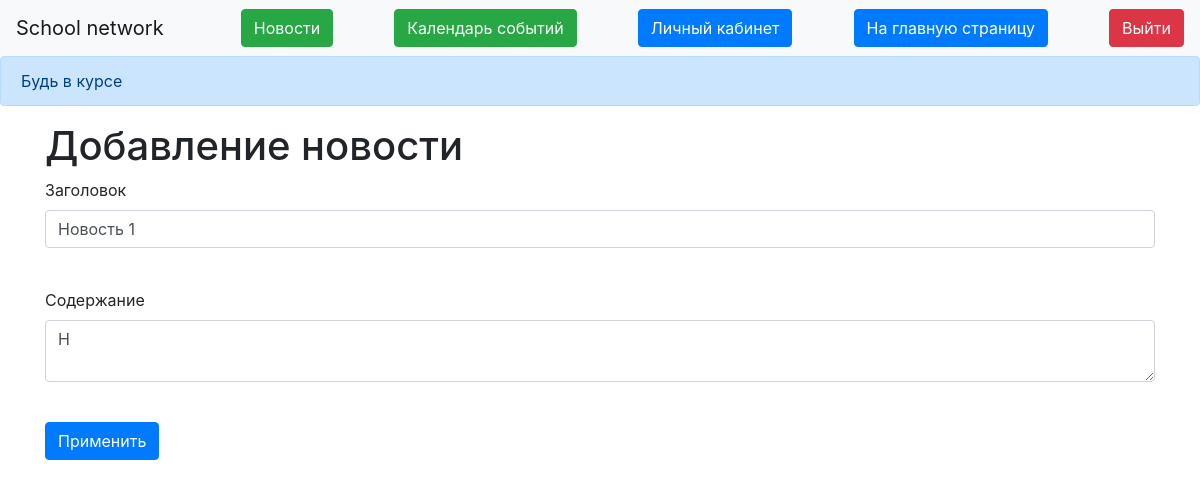
The page /news/1 (signed in) on the database as committed earlier.
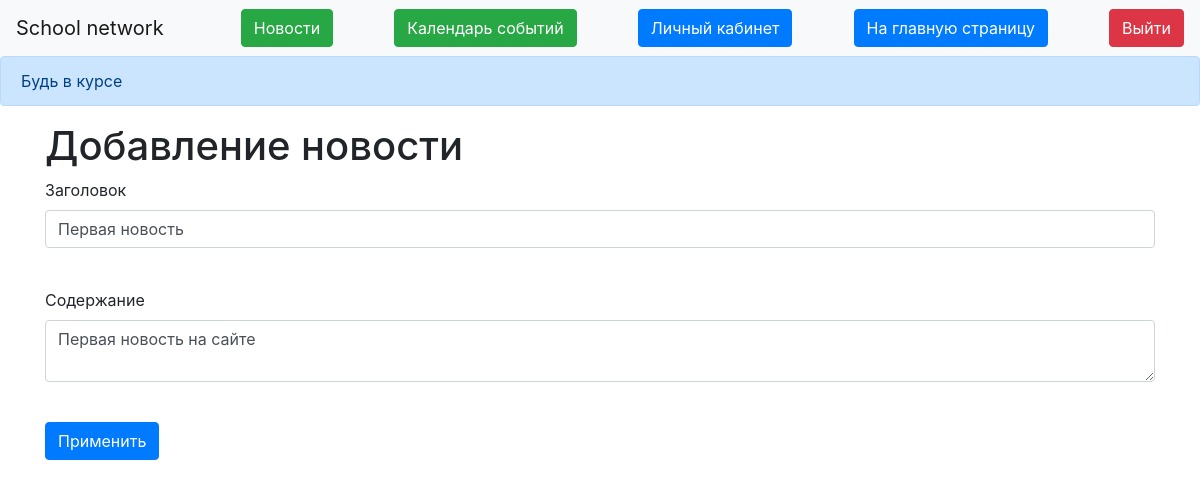
The same page on the database as committed later.
### data/news.py (models this page shows)
class News(SqlAlchemyBase):
    __tablename__ = 'news'
    id = sqlalchemy.Column(sqlalchemy.Integer,
                           primary_key=True, autoincrement=True)
    title = sqlalchemy.Column(sqlalchemy.String, nullable=True)
    content = sqlalchemy.Column(sqlalchemy.String, nullable=True)
    created_date = sqlalchemy.Column(sqlalchemy.DateTime,
                                     default=datetime.datetime.now)
    for_which_form = sqlalchemy.Column(sqlalchemy.Boolean, default=True)
    user_id = sqlalchemy.Column(sqlalchemy.Integer,
                                sqlalchemy.ForeignKey("users.id"))
    is_news = sqlalchemy.Column(sqlalchemy.Boolean, default=True)
    user = orm.relation('User')

### main.py (the view, shortened to what this page needs)
@app.route('/news/<int:id>', methods=['GET', 'POST'])
@login_required
def edit_news(id):
    form = NewsForm()
    if request.method == "GET":
        db_sess = db_session.create_session()
        news = db_sess.query(News).filter(News.id == id,
                                          News.user == current_user
                                          ).first()
        if news:
            form.title.data = news.title
            form.content.data = news.content
        else:
            abort(404)
    return render_template('news_red.html',
                           title='Редактирование новости',
                           form=form
                           )

### forms/news.py
class NewsForm(FlaskForm):
    title = StringField('Заголовок', validators=[DataRequired()])
    content = TextAreaField("Содержание")
    is_private = BooleanField("Личное")
    submit = SubmitField('Применить')

### data/db_session.py (called while the page is built)
def create_session() -> Session:
    global __factory
    return __factory()

### main.py (called while the page is built)
@login_manager.user_loader
def load_user(user_id):
    db_sess = db_session.create_session()
    return db_sess.query(User).get(user_id)

### templates/news_red.html (shortened to what this page needs)
{% extends "base.html" %}
{% block content %}
<h1>Добавление новости</h1>
<form action="" method="post">
    <p>
        {{ form.title.label }}<br>
        {{ form.title(class="form-control") }}<br>
    </p>
    <p>
        {{ form.content.label }}<br>
        {{ form.content(class="form-control") }}<br>
    </p>
    <p>{{ form.submit(type="submit", class="btn btn-primary") }}</p>
</form>
{% endblock %}

Rows that differ between the two databases and show on the page:
changed News: title "Новость 1" → "Первая новость"; content "H" → "Первая новость на сайте"
